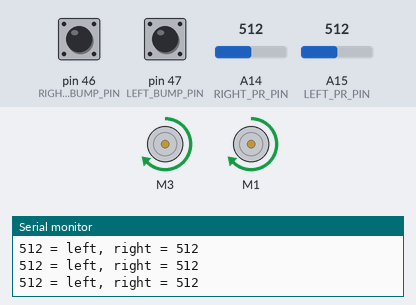
Simulated run of this sketch. Board: Arduino Mega 2560, built with avr-gcc and run on an emulated ATmega2560. Shown: 2 × DC motor (green arrow = forward, orange = backward, longer = faster), the last lines printed to the serial monitor. Inputs (shaded band) come from the test bench; at power-on: pin 46 (RIGHT_BUMP_PIN) HIGH, pin 47 (LEFT_BUMP_PIN) HIGH, A14 (RIGHT_PR_PIN) = 512, A15 (LEFT_PR_PIN) = 512.

Above: at 1.2 s.
1.3 s: pin 46 (RIGHT_BUMP_PIN) pulled LOW for 0.15 s
At 1.7 s:
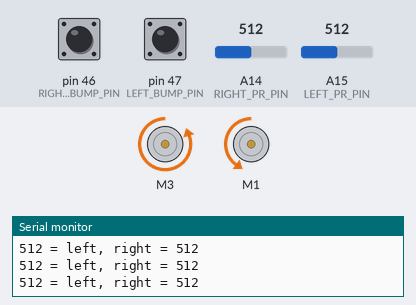
3.3 s: pin 47 (LEFT_BUMP_PIN) pulled LOW for 1 s
At 3.7 s:
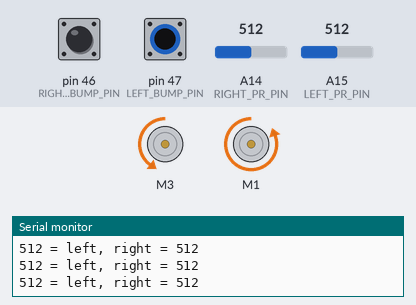
5.8 s: A14 (RIGHT_PR_PIN) set to 316
8.8 s: A14 (RIGHT_PR_PIN) set to 284
At 9.3 s:
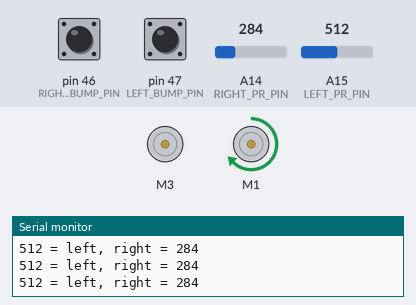
10.3 s: A15 (LEFT_PR_PIN) set to 480
At 10.7 s:
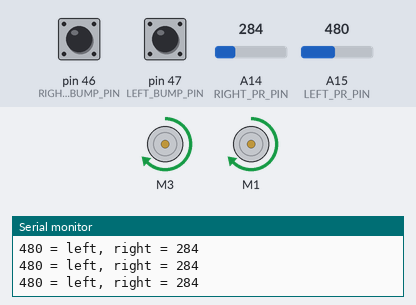
13.3 s: A15 (LEFT_PR_PIN) set to 122
At 13.8 s:
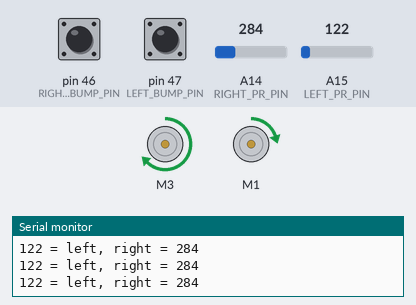
Timing chart, 0 to 15.8 s (numbered marks = the images above; inputs shaded):
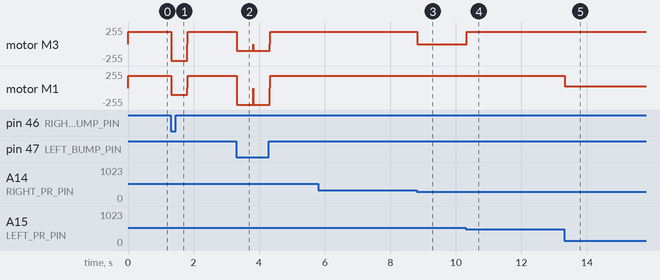

Measured:
- the behaviour switches between 302 and 301 on A14 (RIGHT_PR_PIN) (found by bisection; images 2 and 3)
- the behaviour switches between 495 and 494 on A15 (LEFT_PR_PIN) (found by bisection; images 3 and 4)
- after the input at 1.3 s, motor M3: forward 185/255 → backward 254/255 at once, → forward 185/255 0.50 s later; motor M1: forward 185/255 → backward 100/255 at once, → forward 185/255 0.50 s later
- after the input at 3.3 s, motor M3: forward 185/255 → backward 100/255 at once, → forward 185/255 1.0 s later; motor M1: forward 185/255 → backward 254/255 at once, → forward 185/255 1.0 s later
- after the input at 8.8 s, motor M3: forward 185/255 → stopped at once
- after the input at 10.3 s, motor M3: stopped → forward 185/255 at once
- after the input at 13.3 s, motor M1: forward 185/255 → forward 23/255 at once

The sketch:

B3_07_Light.ino
```cpp
/* B3_07_Light.ino

   Drive the TWO-WHEELED Bread Board Bot (BBbot, B^3)
   either towards the light or away from the light, based on readings
   from two photresistors.  Each resistor is set up in a simple voltage
   divider circuit:
   ----------------------------------------------------

                       PhotoR   ~7.5-10K
               +5  o---/\/\/--.--/\/\/---o GND
                              |
       Sensor Pins o-----------

   ----------------------------------------------------
   Modified from: http://playground.arduino.cc/Learning/PhotoResistor

   Arduino: Arduino Mega 256 v3 Clone
   Motor Shield: Adafruit assembled Motor Shield for Arduino v2
   ---->  http://www.adafruit.com/products/1438

   Programmer: Dave Eslinger; June 7, 2015
   Revisions:
*/
#include <Wire.h>
#include <Adafruit_MotorShield.h>
#include <math.h>
#include <breadboardbot.h>


// Create the motor shield object with the default I2C address
Adafruit_MotorShield AFMS = Adafruit_MotorShield();

// Define Constants
const byte LEFT_BUMP_PIN = 47;    // Define DIGITAL Pins for left
const byte RIGHT_BUMP_PIN = 46;   // and right bump sensors

const byte LEFT_PR_PIN = A15;    // Define light sensor pins for left
const byte RIGHT_PR_PIN = A14;   // and right sides
const bool PHOTOTAXIS = true;    // GOes towards light (true) or away (false)
const byte BASESPEED = 185;       // Base speed.  Light values will reduce this to turn
const bool SIMPLE_LOGIC = false; // Use a simple or more complex approach


// Define 'ports' for motors.
const byte LEFT_MOTOR_PORT = 3;
const byte RIGHT_MOTOR_PORT = 1;
// Create pointers to motor control objects
Adafruit_DCMotor *motorLeft = AFMS.getMotor(LEFT_MOTOR_PORT);
Adafruit_DCMotor *motorRight = AFMS.getMotor(RIGHT_MOTOR_PORT);


void setup(void) {
  AFMS.begin();  // create with the default frequency 1.6KHz
  // Turn off all motors to start, just a good habit
  motorLeft->run(RELEASE);
  motorRight->run(RELEASE);
  Serial.begin(9600);  //Begin serial communcation
}

void loop() {
  /*  First determine the relative light levels and print the
      results out to the serial monitor */
  int leftLight = analogRead(LEFT_PR_PIN);
  int rightLight = analogRead(RIGHT_PR_PIN);
  Serial.print(leftLight);           // We can only write ONE thing
  Serial.print(" = left, right = "); // at a time, therefore it takes
  Serial.println(rightLight);        // three statemens to get our output.


  /* Now that we have some light levels, make each motor's speed
     a function of light level and drive either towards or
     away from the light depending on the value of PHOTOAXIS  */

  if (SIMPLE_LOGIC) {
    motorLeft->setSpeed(map(rightLight, 0, 500, 50, 255));
    motorRight->setSpeed(map(leftLight, 0, 500, 50, 255));
    byte direction;
    if (PHOTOTAXIS) {
      direction = FORWARD;
    }
    else {
      direction = BACKWARD;
    }
    motorLeft->run(direction);
    motorRight->run(direction);
  }
  else {
    /* Find the direction of the strongest light by taking the difference
        between the readings */
    int deltaLight = abs(leftLight - rightLight);
    deltaLight = constrain(deltaLight, 0, BASESPEED);  // Keep that limit between 0 and 50

    byte leftSpeed = BASESPEED;
    byte rightSpeed = BASESPEED;


    if (PHOTOTAXIS) {
      if (leftLight - rightLight-210 > 0) {       // The LEFT side is the brightest,
        leftSpeed = leftSpeed - deltaLight;   // slow down the LEFT side to turn towards it
      }
      else if (leftLight - rightLight < 0 ) { // The RIGHT side is the brightest,
        rightSpeed = rightSpeed - deltaLight; // slow down the RIGHT side to turn towards it

      }
    }
    else {
      if (leftLight - rightLight-210 >0) {       // The LEFT side is the brightest,
        rightSpeed = rightSpeed - deltaLight; // slow down the RIGHT side to turn away
      }
      else if (leftLight - rightLight < 0 ) { // The Right side is the brightest,
        leftSpeed = leftSpeed - deltaLight;   // slow down the LEFT side to turn away
      }
    }
    motorLeft->setSpeed(leftSpeed);
    motorRight->setSpeed(rightSpeed);
    motorLeft->run(FORWARD);
    motorRight->run(FORWARD);
  }
      if(digitalRead(LEFT_BUMP_PIN) != HIGH) { // the LEFT side switch was bumped
    motorLeft->setSpeed(100); // Slowly back up and turn to right
    motorRight->setSpeed(254);
    motorLeft->run(BACKWARD);
    motorRight->run(BACKWARD);
    delay(500);                  // for specified duration
    motorLeft->run(RELEASE);               // Then stop power to the motors
    motorRight->run(RELEASE);}
    if(digitalRead(RIGHT_BUMP_PIN) != HIGH) { // the RIGHT side switch was bumped
    motorLeft->setSpeed(254); // Slowly back up and turn to left
    motorRight->setSpeed(100);
    motorLeft->run(BACKWARD);
    motorRight->run(BACKWARD);
    delay(500);                 // for specified duration
    motorLeft->run(RELEASE);               // Then stop power to the motors
    motorRight->run(RELEASE);}
  delay(10); //Use a short delay.
}
```
